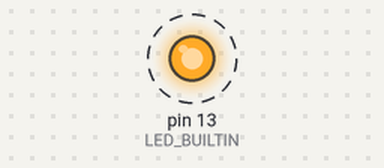
Bench run of a sketch on a simulated Arduino Uno, built with avr-gcc and run on an emulated ATmega328P. On the bench: output pins drawn as LEDs (lit = HIGH). Dashed ring = blinking. What the sketch prints to the serial monitor is not drawn.

Above: at 0.5 s.
Timing chart, 0 to 4.6 s (numbered marks = the images above):
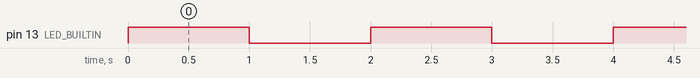

The sketch:

test.ino
```cpp
#include <DHT.h>

void setup() {
  pinMode(LED_BUILTIN, OUTPUT);
  Serial.begin(115200);
}

void loop() {
  Serial.println("loop");
  digitalWrite(LED_BUILTIN, HIGH);
  delay(1000);
  digitalWrite(LED_BUILTIN, LOW);
  delay(1000);
}
```

Measured:
- by itself, pin 13 (LED_BUILTIN): alternates HIGH for 1.0 s and LOW for 1.0 s
